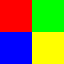

The image is a tile-based game level rendered from a .tmx file. Its description and complete source (layers, tilesets, objects, tile grids) follow:
An orthogonal 2x2 tile map with 32x32 px tiles, 4 tile layers (Sky, Mountains, Ground, HUD).

<map version="1.0" orientation="orthogonal" renderorder="right-down" width="2" height="2" tilewidth="32" tileheight="32" nextobjectid="1">
 <tileset firstgid="1" name="test-tileset" tilewidth="32" tileheight="32" spacing="2" margin="2">
  <image source="test-tileset.png" width="104" height="104" />
 </tileset>
 <group id="1" name="World">
  <group id="2" name="Background">
   <layer id="3" name="Sky" width="2" height="2">
    <data encoding="csv">1,2,3,4</data>
   </layer>
   <layer id="4" name="Mountains" width="2" height="2">
    <data encoding="csv">1,2,3,4</data>
   </layer>
  </group>
  <layer id="5" name="Ground" width="2" height="2">
   <data encoding="csv">1,2,3,4</data>
  </layer>
 </group>
 <layer id="6" name="HUD" width="2" height="2">
  <data encoding="csv">1,2,3,4</data>
 </layer>
</map>
